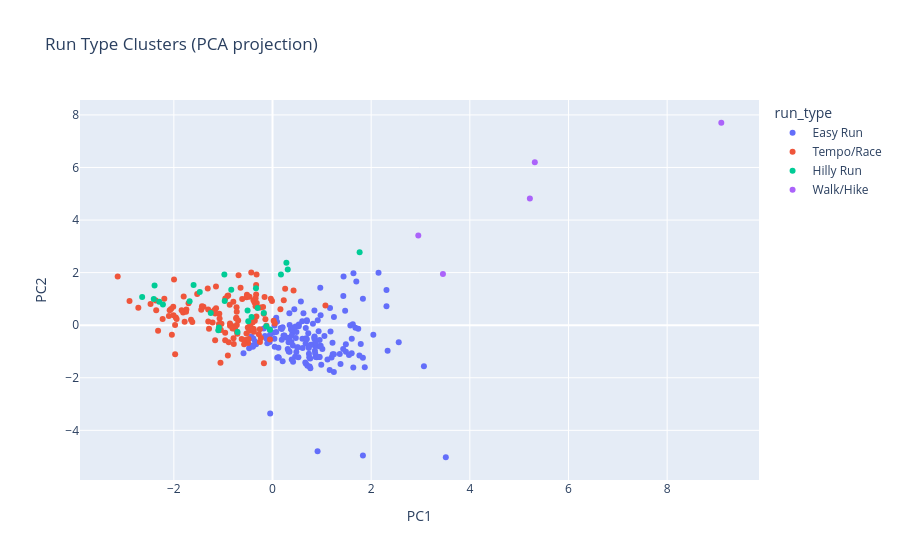
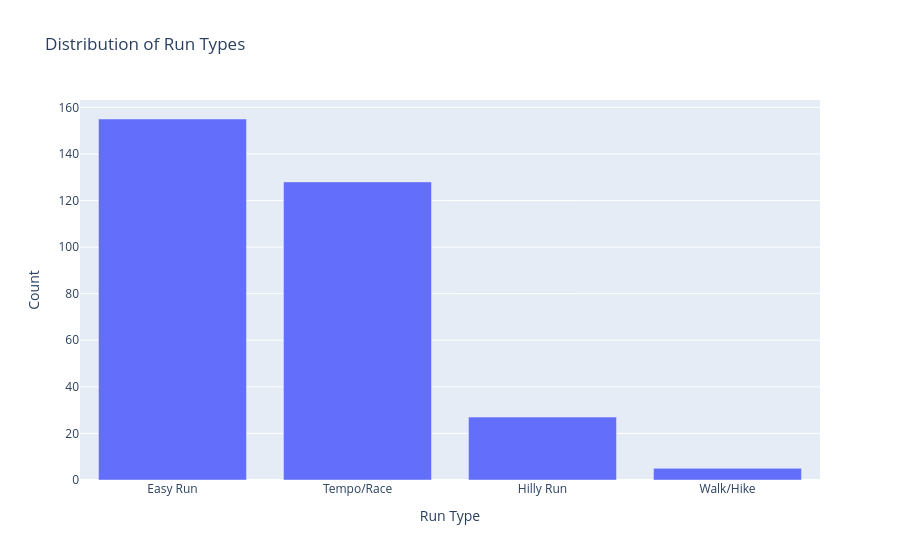

Notebook code cell kept with these figures, in order:
### Code cell
# PCA for 2D visualisation
pca = PCA(n_components=2)
X_pca = pca.fit_transform(X_scaled)

activity_features["pca1"] = X_pca[:, 0]
activity_features["pca2"] = X_pca[:, 1]

fig = px.scatter(activity_features, x="pca1", y="pca2",
                 color="run_type",
                 title="Run Type Clusters (PCA projection)",
                 labels={"pca1": "PC1", "pca2": "PC2"})
fig.show()

# Distribution of run types
fig2 = px.bar(activity_features["run_type"].value_counts().reset_index(),
              x="run_type", y="count",
              title="Distribution of Run Types",
              labels={"run_type": "Run Type", "count": "Count"})
fig2.show()

### Figure 1 — Plotly figure (JSON) as saved in the notebook; plotly's stock layout.template omitted (floating-point values rounded to 4 significant figures; data arrays with more than 128 entries replaced by an {"elided": "..."} marker saying what was removed)
{"data": [{"hovertemplate": "run_type=Easy Run<br>PC1=%{x}<br>PC2=%{y}<extra></extra>", "legendgroup": "Easy Run", "marker": {"color": "#636efa", "symbol": "circle"}, "mode": "markers", "name": "Easy Run", "orientation": "v", "showlegend": true, "type": "scatter", "x": {"elided": "155 float values"}, "xaxis": "x", "y": {"elided": "155 float values"}, "yaxis": "y"}, {"hovertemplate": "run_type=Tempo/Race<br>PC1=%{x}<br>PC2=%{y}<extra></extra>", "legendgroup": "Tempo/Race", "marker": {"color": "#EF553B", "symbol": "circle"}, "mode": "markers", "name": "Tempo/Race", "orientation": "v", "showlegend": true, "type": "scatter", "x": [-1.055, -1.974, 1.073, -1.078, -1.163, -0.3586, -1.313, -0.1912, -1.215, -2.32, -0.4035, -0.5012, -0.1739, -1.047, -1.812, -1.287, -1.701, -0.3637, -1.746, -1.17, -0.4955, -0.83, -0.7197, -1.305, -2.084, -0.5582, -0.3193, -2.013, -1.445, -1.302, -2.193, -0.3806, -1.085, -0.1781, -1.652, 0.04548, -0.1439, -2.72, -1.146, -1.073, -2.358, -0.3858, -0.4305, 0.2562, -0.7249, -0.332, 0.02316, 0.4267, -1.526, -0.4546, -0.527, -1.753, -0.9044, -0.05037, -0.467, -1.43, -0.3778, -0.5263, -0.6251, -0.8613, -0.7132, -0.8622, -0.3267, -2.366, -3.138, -2.04, -2.899, -1.781, -1.96, -2.473, -0.9596, -0.7367, -2.007, -0.472, -2.227, -0.724, -0.7852, -0.7328, -0.6966, -1.144, -1.198, -0.009864, -0.6145, -0.332, -0.899, -0.6479, -0.729, -0.3429, -0.2551, -1.4, -0.3949, -0.7609, -0.7942, -0.1223, -0.518, -0.8679, -0.3231, -0.2568, -0.6878, -0.236, -1.085, -0.5533, 0.1601, -0.8874, -0.03403, -1.075, -0.2774, -1.975, -0.914, -0.7904, -1.626, -1.944, -0.8109, -0.9593, -0.4855, -2.1, -2.056, -0.5753, -1.996, 0.2282, -0.2486, -1.842, -1.161, -1.035, -0.1614, -0.957, -1.801, -0.343], "xaxis": "x", "y": [-1.427, -1.106, 0.7533, 0.4309, -0.5732, 0.1707, 1.395, 0.691, 0.1049, -0.2107, 0.1028, -0.09031, -1.449, -0.1802, 0.4874, -0.1379, 0.8325, 0.8665, 0.5949, 0.5862, -0.6781, -0.02076, -0.2475, 0.5996, 0.5706, -0.641, 0.8479, 0.7049, 0.5902, 0.1424, 1.008, -0.1526, -0.1639, 0.4359, 0.2079, 0.0688, 0.2287, 0.6605, 1.472, 0.259, 0.5663, 0.9482, 2.004, 1.388, 0.5102, 1.533, 0.167, 1.323, 1.189, -0.01559, -0.3158, 0.5156, -1.149, -0.5407, 1.085, 0.7233, -0.2499, 1.059, -0.5218, -0.02091, -0.3269, 0.06218, 0.3336, 0.9362, 1.856, -0.361, 0.9209, 0.1334, 0.2957, 0.805, -0.2913, 0.2566, 0.3822, -0.2111, 0.2396, 0.003436, -0.7123, 0.28, 0.1763, 0.6479, 0.5316, 0.9158, 0.9992, 1.169, 1.134, 1.421, 0.6837, 1.021, -0.6353, 0.701, -0.1323, -0.1388, 0.8891, -0.02254, 1.155, 0.78, 1.932, -0.1522, 1.902, -0.4827, 0.04854, -0.5652, 0.611, -0.6442, 1.008, -0.08889, -0.3426, 0.009951, 1.108, -0.4933, 0.1262, 0.2354, -0.1214, -0.5769, -0.5225, 0.347, 0.6133, -0.7226, 1.737, 0.9454, 0.6701, 0.5684, 0.4413, 0.05197, 1.075, 1.017, 1.088, 0.7186], "yaxis": "y"}, {"hovertemplate": "run_type=Hilly Run<br>PC1=%{x}<br>PC2=%{y}<extra></extra>", "legendgroup": "Hilly Run", "marker": {"color": "#00cc96", "symbol": "circle"}, "mode": "markers", "name": "Hilly Run", "orientation": "v", "showlegend": true, "type": "scatter", "x": [-0.3352, -1.252, -2.643, 0.3091, 0.1711, -2.222, -0.5055, -1.099, -0.7093, 0.2816, -0.9693, -0.9762, -2.407, -0.4243, -0.1255, -0.8362, -0.05118, -1.68, -0.1757, -0.302, -0.4915, -1.474, -2.296, -1.087, -1.6, -2.391, 1.766], "xaxis": "x", "y": [1.403, 0.4599, 1.07, 2.12, 1.928, 0.7894, 0.5555, -0.1965, -0.2577, 2.376, 0.9208, 1.926, 0.9968, 0.3147, -0.04118, 1.349, -0.1772, 0.9101, 0.4603, 0.6524, 0.1545, 1.259, 0.8925, -0.08679, 1.525, 1.514, 2.774], "yaxis": "y"}, {"hovertemplate": "run_type=Walk/Hike<br>PC1=%{x}<br>PC2=%{y}<extra></extra>", "legendgroup": "Walk/Hike", "marker": {"color": "#ab63fa", "symbol": "circle"}, "mode": "markers", "name": "Walk/Hike", "orientation": "v", "showlegend": true, "type": "scatter", "x": [5.317, 9.098, 5.217, 3.455, 2.955], "xaxis": "x", "y": [6.197, 7.702, 4.823, 1.951, 3.409], "yaxis": "y"}], "layout": {"legend": {"title": {"text": "run_type"}, "tracegroupgap": 0}, "title": {"text": "Run Type Clusters (PCA projection)"}, "xaxis": {"anchor": "y", "domain": [0, 1], "title": {"text": "PC1"}}, "yaxis": {"anchor": "x", "domain": [0, 1], "title": {"text": "PC2"}}}}

### Figure 2 — Plotly figure (JSON) as saved in the notebook; plotly's stock layout.template omitted (floating-point values rounded to 4 significant figures)
{"data": [{"hovertemplate": "Run Type=%{x}<br>Count=%{y}<extra></extra>", "legendgroup": "", "marker": {"color": "#636efa", "pattern": {"shape": ""}}, "name": "", "orientation": "v", "showlegend": false, "textposition": "auto", "type": "bar", "x": ["Easy Run", "Tempo/Race", "Hilly Run", "Walk/Hike"], "xaxis": "x", "y": [155, 128, 27, 5], "yaxis": "y"}], "layout": {"barmode": "relative", "legend": {"tracegroupgap": 0}, "title": {"text": "Distribution of Run Types"}, "xaxis": {"anchor": "y", "domain": [0, 1], "title": {"text": "Run Type"}}, "yaxis": {"anchor": "x", "domain": [0, 1], "title": {"text": "Count"}}}}
